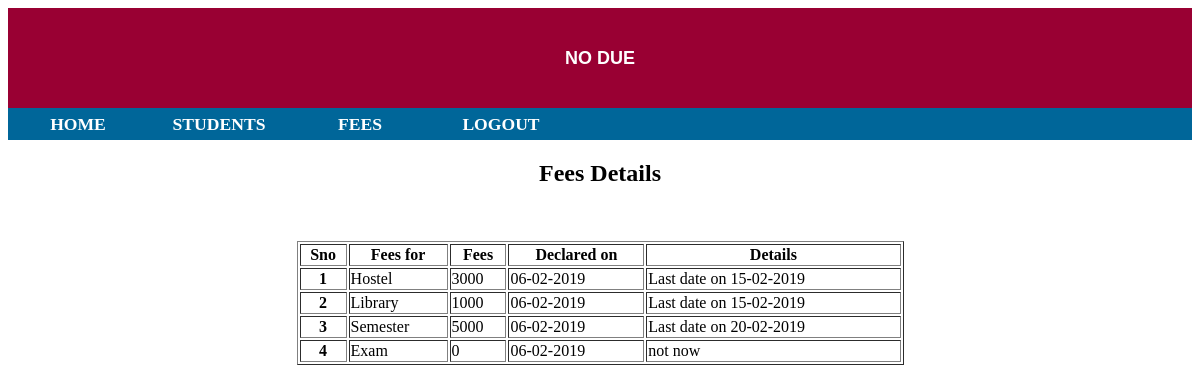
/fees_admin.php, run on the app's committed database.
### tables this page shows
CREATE TABLE `fees` (
  `id` int(11) NOT NULL,
  `fees_for` varchar(20) NOT NULL,
  `fees` double NOT NULL,
  `rdate` varchar(15) NOT NULL,
  `details` varchar(100) NOT NULL
);

### fees_admin.php (the view, shortened to what this page needs)
<?php
include("dbconnect.php");
extract($_REQUEST);
?>
<!DOCTYPE html PUBLIC "-//W3C//DTD XHTML 1.0 Transitional//EN" "http://www.w3.org/TR/xhtml1/DTD/xhtml1-transitional.dtd">
<html xmlns="http://www.w3.org/1999/xhtml">
<head>
<title><?php include("title.php"); ?></title>
<link href="style.css" rel="stylesheet" type="text/css" />
</head>
<body>
<form id="form1" name="form1" method="post" action="">
  <div class="hd" align="center"><?php include("title.php"); ?></div>
  <?php include("link_admin.php"); ?>
  <h2 align="center">Fees Details</h2>
  <p align="center">&nbsp;</p>
  <table width="607" border="1" align="center">
    <tr>
      <th scope="col">Sno</th>
      <th scope="col">Fees for </th>
	  <th scope="col">Fees</th>
      <th scope="col">Declared on </th>
      <th scope="col">Details</th>
    </tr>
	<?php
	$i=0;
	$q1=mysqli_query($connect,"select * from fees");
	while($r1=mysqli_fetch_array($q1))
	{
	$i++;
	?>
    <tr>
      <th scope="row"><?php echo $i; ?></th>
      <td><?php echo $r1['fees_for']; ?></td>
	  <td><?php echo $r1['fees']; ?></td>
      <td><?php echo $r1['rdate']; ?></td>
      <td><?php echo $r1['details'];?></td>
    </tr>
	<?php
	}
	?>
  </table>
  <p align="center">&nbsp;</p>
</form>
</body>
</html>

### title.php
<?php
echo "NO DUE";
?>

### link_admin.php (shortened to what this page needs)
<div class="subhead">
	<ul id="menu">
	   <li><a href="admin.php" onMouseOver="mopen('m1')" onMouseOut="mclosetime()">HOME</a>
	   </li>
	    <li><a href="view_student2.php" onMouseOver="mopen('m4')" onMouseOut="mclosetime()">STUDENTS</a>
	   <li><a href="fees_admin.php">FEES</a></li>
	   <li><a href="logout.php">LOGOUT</a></li>
	</ul>
</div>

### style.css (style rules this page uses)
.hd { font-family: Arial, Helvetica, sans-serif; font-size: 18px; line-height: 100px; font-weight: bold; color: #FFFFFF; background-color: #990033; height: 100px; }
#menu { height: 32px; width: 100%; padding-left: 10px; margin: 0; padding: 0; z-index: 30; background-color:#006699; color: #FFFFFF; }
#menu li { display: inline; margin: 0; padding: 0; list-style: none; float: left; }
#menu li a { width: 140px; height: 24px; text-decoration: none; text-align: center; padding-top: 6px; font-size: 1.1em; font-weight: bold; color: #ffffff; display: block; margin: 0 1px 0 0; }

### data on the page
fees: fees_for "Hostel", fees "3000", rdate "06-02-2019", details "Last date on 15-02-2019"
fees: fees_for "Library", fees "1000", rdate "06-02-2019", details "Last date on 15-02-2019"
fees: fees_for "Semester", fees "5000", rdate "06-02-2019", details "Last date on 20-02-2019"
fees: fees_for "Exam", fees "0", rdate "06-02-2019", details "not now"
